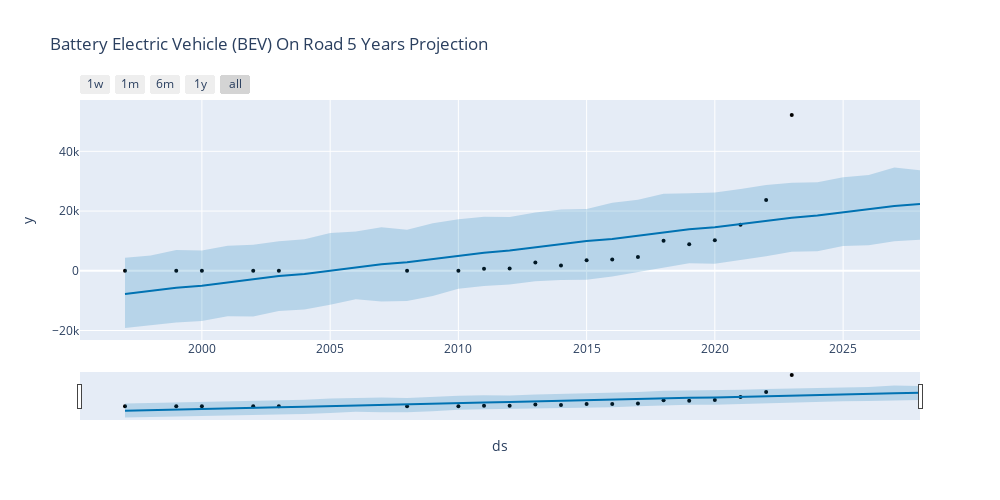

Notebook code cell kept with this figure:
### Markdown cell above
#### Fitting Model

### Code cell
m = Prophet()
m.fit(model_df_bev)

max_year = model_df_bev['ds'].max()
min_year = model_df_bev['ds'].min()
date_range_freq = pd.date_range(start = min_year, end = max_year + pd.DateOffset(years=5), freq='YS')
future = pd.DataFrame({'ds': date_range_freq})
forecast = m.predict(future)
plot_plotly(m, forecast).update_layout(height=500, width=1000, \
                                       title = "Battery Electric Vehicle (BEV) On Road 5 Years Projection")
